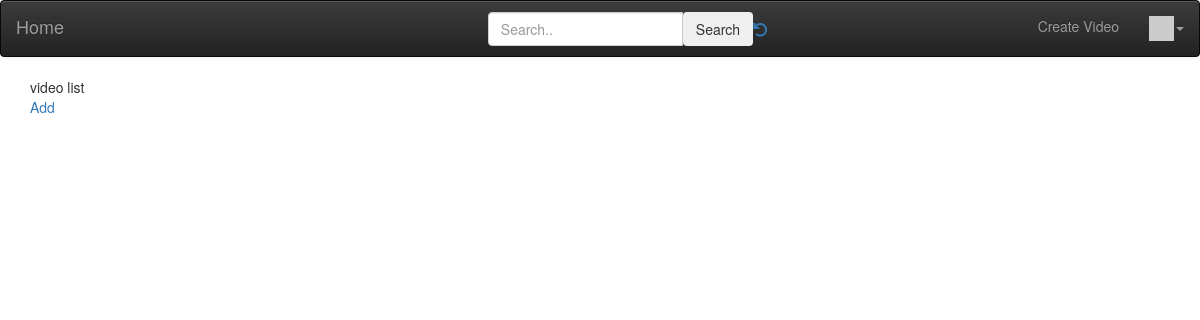
The app's page / (signed in), older data.
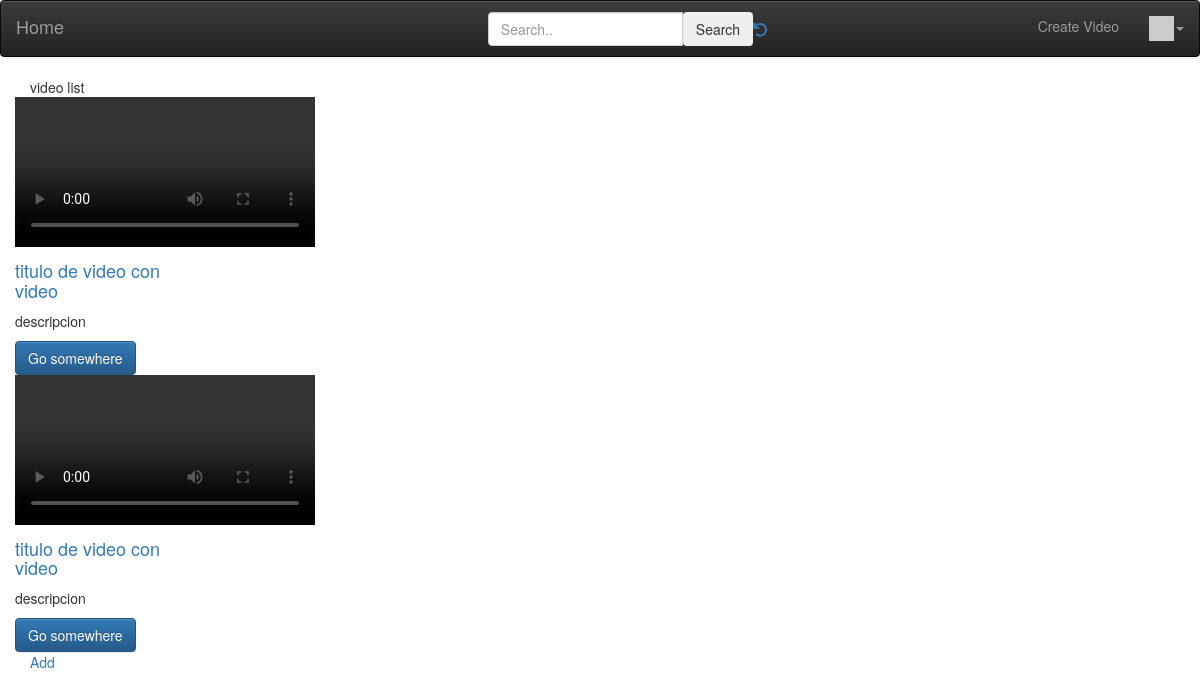
The same page, newer data.
### videos/models.py (models this page shows, shortened)
class Video(models.Model):
    title = models.CharField(max_length=255)
    description = models.TextField()
    slug = models.SlugField()
    video_file = models.FileField(upload_to='assets/videos/', validators=[FileExtensionValidator(allowed_extensions=['mp4']), validate_video_size])
    thumbnail = models.ImageField(upload_to='assets/thumbnails/')
    author = models.ForeignKey(settings.AUTH_USER_MODEL, on_delete=models.CASCADE)
    created = models.DateTimeField(auto_now_add=True)
    modified = models.DateTimeField(auto_now=True)

### videos/views.py (the view)
# urls.py: path('', views.VideosListView.as_view(), name='videos_list'),
class VideosListView(ListView):
    model = Video
    def get_context_data(self, **kwargs: Any):
        strval = self.request.GET.get("search", False)
        query = Q(title__icontains=strval) | Q(description__icontains=strval) if strval else Q()
        object_list = Video.objects.filter(query)
        context = super().get_context_data(object_list=object_list, **kwargs)
        return context

### home/templatetags/app_tags.py (called while the page is built)
@register.filter(name='gravatar')
def gravatar(user, size=35):
    email = str(user.email.strip().lower()).encode('utf-8')
    email_hash = md5(email).hexdigest()
    url = "//www.gravatar.com/avatar/{0}?s={1}&d=identicon&r=PG"
    return url.format(email_hash, size)

### videos/templates/videos/video_list.html
{% extends "base_menu.html" %}
{% block content %}
video list
<div>
    <div class="row align-items-center">
        {% for video in object_list %}
        <div class="col-4">
            <div class="card" style="max-width: 18rem;">
                <video src="{{video.video_file}}" class="card-img-top"
                    controls></video>
                <div class="card-body">
                    <h4 class="card-title"><a href="{% url 'videos:videos_detail' video.id %}">{{video.title}}</a></h4>
                    <p class="card-text">{{video.description}}</p>
                    <a href="#" class="btn btn-primary">Go somewhere</a>
                </div>
            </div>
        </div>
        {% endfor %}
    </div>
    <a href="{% url 'videos:videos_create' %}">Add</a>
</div>
{% endblock %}

### home/templates/base_menu.html (shortened to what this page needs)
{% extends "base_bootstrap.html" %}
{% block navbar %}
{% load app_tags %}
<nav class="navbar navbar-default navbar-inverse">
    <div class="container-fluid" style="display: flex; flex-direction: row; justify-content: space-between; flex-wrap: nowrap;">
        <div style="flex: 1" class="navbar-header">
            <a class="navbar-brand" href="/">Home</a>
        </div>
        <ul style="margin: auto;"  class="navbar-nav">
            <form >
                <div style="display: flex; flex-direction: row; justify-content: center; align-items: center;" class="input-group">
                    <input class="form-control rounded" type="text" name="search" placeholder="Search..">
                    <button type="submit" class="btn btn-outline-primary">Search</button>
                    <a href="{% url 'videos:videos_list' %}"><i class="fa fa-undo"></i></a>
                </div>
            </form>
        </ul>
        <ul  style="flex: 1; display: flex; justify-content: end;" class="nav navbar-nav navbar-right">
            {% if user.is_authenticated %}
            <li>
                <a href="{% url 'videos:videos_create' %}">Create Video</a>
            </li>
            <li class="dropdown">
                <a href="#" data-toggle="dropdown" class="dropdown-toggle">
                    <img style="width: 25px;" src="{{ user|gravatar:60 }}" /><b class="caret"></b>
                </a>
            </li>
            {% else %}
            <li>
                <a href="{% url 'login' %}?next={% url 'videos:videos_list' %}">Login</a>
            </li>
            {% endif %}
        </ul>
    </div>
</nav>
{% endblock %}

### home/templates/base_bootstrap.html (shortened to what this page needs)
<!DOCTYPE html>
{% load static %}
<html>
<head>
    <link rel="stylesheet" href="https://maxcdn.bootstrapcdn.com/bootstrap/3.4.1/css/bootstrap.min.css"
>
    <link rel="stylesheet" href="https://maxcdn.bootstrapcdn.com/bootstrap/3.4.1/css/bootstrap-theme.min.css"
>
    <link rel="stylesheet" href="https://code.jquery.com/ui/1.12.1/themes/ui-lightness/jquery-ui.css"
>
    <link rel="stylesheet" href="https://use.fontawesome.com/releases/v5.8.1/css/all.css">
    <link rel="stylesheet" href="https://use.fontawesome.com/releases/v5.8.1/css/v4-shims.css">
</head>
<body>
    {% block navbar %} {% endblock %}
    <div class="container">
        {% block content %}
        {% endblock %}
    </div>
</body>
</html>

Row changes from the older to the newer data that the page shows:
added Video: title "titulo de video con video", description "descripcion"
added Video: title "titulo de video con video", description "descripcion"
